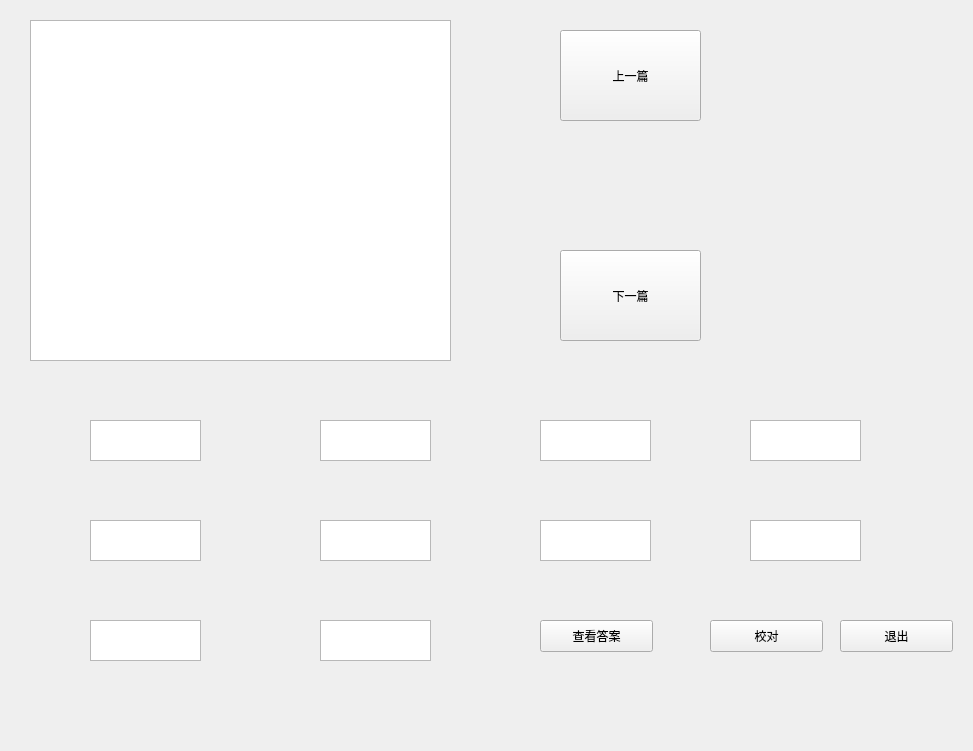
<?xml version="1.0" encoding="UTF-8"?>
<ui version="4.0">
 <class>gram</class>
 <widget class="QWidget" name="gram">
  <property name="geometry">
   <rect>
    <x>0</x>
    <y>0</y>
    <width>973</width>
    <height>751</height>
   </rect>
  </property>
  <property name="windowTitle">
   <string>Form</string>
  </property>
  <widget class="QLabel" name="label2">
   <property name="geometry">
    <rect>
     <x>340</x>
     <y>480</y>
     <width>69</width>
     <height>19</height>
    </rect>
   </property>
   <property name="text">
    <string/>
   </property>
  </widget>
  <widget class="QLabel" name="t4">
   <property name="geometry">
    <rect>
     <x>700</x>
     <y>420</y>
     <width>41</width>
     <height>31</height>
    </rect>
   </property>
   <property name="text">
    <string/>
   </property>
  </widget>
  <widget class="QLabel" name="t5">
   <property name="geometry">
    <rect>
     <x>40</x>
     <y>520</y>
     <width>41</width>
     <height>31</height>
    </rect>
   </property>
   <property name="text">
    <string/>
   </property>
  </widget>
  <widget class="QLabel" name="t9">
   <property name="geometry">
    <rect>
     <x>40</x>
     <y>620</y>
     <width>41</width>
     <height>31</height>
    </rect>
   </property>
   <property name="text">
    <string/>
   </property>
  </widget>
  <widget class="QLabel" name="label5">
   <property name="geometry">
    <rect>
     <x>110</x>
     <y>580</y>
     <width>69</width>
     <height>19</height>
    </rect>
   </property>
   <property name="text">
    <string/>
   </property>
  </widget>
  <widget class="QLabel" name="label7">
   <property name="geometry">
    <rect>
     <x>560</x>
     <y>580</y>
     <width>69</width>
     <height>19</height>
    </rect>
   </property>
   <property name="text">
    <string/>
   </property>
  </widget>
  <widget class="QLabel" name="t1">
   <property name="geometry">
    <rect>
     <x>40</x>
     <y>420</y>
     <width>41</width>
     <height>31</height>
    </rect>
   </property>
   <property name="text">
    <string/>
   </property>
  </widget>
  <widget class="QLabel" name="t2">
   <property name="geometry">
    <rect>
     <x>270</x>
     <y>420</y>
     <width>41</width>
     <height>31</height>
    </rect>
   </property>
   <property name="text">
    <string/>
   </property>
  </widget>
  <widget class="QTextEdit" name="textEdit">
   <property name="geometry">
    <rect>
     <x>90</x>
     <y>420</y>
     <width>111</width>
     <height>41</height>
    </rect>
   </property>
  </widget>
  <widget class="QLabel" name="label10">
   <property name="geometry">
    <rect>
     <x>340</x>
     <y>680</y>
     <width>69</width>
     <height>19</height>
    </rect>
   </property>
   <property name="text">
    <string/>
   </property>
  </widget>
  <widget class="QLabel" name="label9">
   <property name="geometry">
    <rect>
     <x>110</x>
     <y>680</y>
     <width>69</width>
     <height>19</height>
    </rect>
   </property>
   <property name="text">
    <string/>
   </property>
  </widget>
  <widget class="QPushButton" name="xyp">
   <property name="geometry">
    <rect>
     <x>560</x>
     <y>250</y>
     <width>141</width>
     <height>91</height>
    </rect>
   </property>
   <property name="text">
    <string>下一篇</string>
   </property>
  </widget>
  <widget class="QLabel" name="label6">
   <property name="geometry">
    <rect>
     <x>340</x>
     <y>580</y>
     <width>69</width>
     <height>19</height>
    </rect>
   </property>
   <property name="text">
    <string/>
   </property>
  </widget>
  <widget class="QLabel" name="label3">
   <property name="geometry">
    <rect>
     <x>560</x>
     <y>480</y>
     <width>69</width>
     <height>19</height>
    </rect>
   </property>
   <property name="text">
    <string/>
   </property>
  </widget>
  <widget class="QTextEdit" name="textEdit_9">
   <property name="geometry">
    <rect>
     <x>90</x>
     <y>620</y>
     <width>111</width>
     <height>41</height>
    </rect>
   </property>
  </widget>
  <widget class="QLabel" name="t7">
   <property name="geometry">
    <rect>
     <x>490</x>
     <y>520</y>
     <width>41</width>
     <height>31</height>
    </rect>
   </property>
   <property name="text">
    <string/>
   </property>
  </widget>
  <widget class="QTextEdit" name="textEdit_7">
   <property name="geometry">
    <rect>
     <x>540</x>
     <y>520</y>
     <width>111</width>
     <height>41</height>
    </rect>
   </property>
  </widget>
  <widget class="QTextEdit" name="textEdit_10">
   <property name="geometry">
    <rect>
     <x>320</x>
     <y>620</y>
     <width>111</width>
     <height>41</height>
    </rect>
   </property>
  </widget>
  <widget class="QLabel" name="t8">
   <property name="geometry">
    <rect>
     <x>700</x>
     <y>520</y>
     <width>41</width>
     <height>31</height>
    </rect>
   </property>
   <property name="text">
    <string/>
   </property>
  </widget>
  <widget class="QTextEdit" name="textEdit_4">
   <property name="geometry">
    <rect>
     <x>90</x>
     <y>520</y>
     <width>111</width>
     <height>41</height>
    </rect>
   </property>
  </widget>
  <widget class="QTextEdit" name="textEdit_6">
   <property name="geometry">
    <rect>
     <x>750</x>
     <y>420</y>
     <width>111</width>
     <height>41</height>
    </rect>
   </property>
  </widget>
  <widget class="QTextEdit" name="textEdit_8">
   <property name="geometry">
    <rect>
     <x>750</x>
     <y>520</y>
     <width>111</width>
     <height>41</height>
    </rect>
   </property>
  </widget>
  <widget class="QTextEdit" name="textEdit_3">
   <property name="geometry">
    <rect>
     <x>540</x>
     <y>420</y>
     <width>111</width>
     <height>41</height>
    </rect>
   </property>
  </widget>
  <widget class="QTextEdit" name="textEdit_5">
   <property name="geometry">
    <rect>
     <x>320</x>
     <y>520</y>
     <width>111</width>
     <height>41</height>
    </rect>
   </property>
  </widget>
  <widget class="QLabel" name="t10">
   <property name="geometry">
    <rect>
     <x>270</x>
     <y>620</y>
     <width>41</width>
     <height>31</height>
    </rect>
   </property>
   <property name="text">
    <string/>
   </property>
  </widget>
  <widget class="QTextEdit" name="textEdit_2">
   <property name="geometry">
    <rect>
     <x>320</x>
     <y>420</y>
     <width>111</width>
     <height>41</height>
    </rect>
   </property>
  </widget>
  <widget class="QLabel" name="label1">
   <property name="geometry">
    <rect>
     <x>110</x>
     <y>480</y>
     <width>69</width>
     <height>19</height>
    </rect>
   </property>
   <property name="text">
    <string/>
   </property>
  </widget>
  <widget class="QLabel" name="t6">
   <property name="geometry">
    <rect>
     <x>270</x>
     <y>520</y>
     <width>41</width>
     <height>31</height>
    </rect>
   </property>
   <property name="text">
    <string/>
   </property>
  </widget>
  <widget class="QTextBrowser" name="content">
   <property name="geometry">
    <rect>
     <x>30</x>
     <y>20</y>
     <width>421</width>
     <height>341</height>
    </rect>
   </property>
  </widget>
  <widget class="QLabel" name="t3">
   <property name="geometry">
    <rect>
     <x>490</x>
     <y>420</y>
     <width>41</width>
     <height>31</height>
    </rect>
   </property>
   <property name="text">
    <string/>
   </property>
  </widget>
  <widget class="QPushButton" name="syp">
   <property name="geometry">
    <rect>
     <x>560</x>
     <y>30</y>
     <width>141</width>
     <height>91</height>
    </rect>
   </property>
   <property name="text">
    <string>上一篇</string>
   </property>
  </widget>
  <widget class="QLabel" name="label4">
   <property name="geometry">
    <rect>
     <x>770</x>
     <y>480</y>
     <width>69</width>
     <height>19</height>
    </rect>
   </property>
   <property name="text">
    <string/>
   </property>
  </widget>
  <widget class="QLabel" name="label8">
   <property name="geometry">
    <rect>
     <x>770</x>
     <y>580</y>
     <width>69</width>
     <height>19</height>
    </rect>
   </property>
   <property name="text">
    <string/>
   </property>
  </widget>
  <widget class="QPushButton" name="exit">
   <property name="geometry">
    <rect>
     <x>840</x>
     <y>620</y>
     <width>113</width>
     <height>32</height>
    </rect>
   </property>
   <property name="text">
    <string>退出</string>
   </property>
  </widget>
  <widget class="QPushButton" name="jd">
   <property name="geometry">
    <rect>
     <x>710</x>
     <y>620</y>
     <width>113</width>
     <height>32</height>
    </rect>
   </property>
   <property name="text">
    <string>校对</string>
   </property>
  </widget>
  <widget class="QPushButton" name="ckda">
   <property name="geometry">
    <rect>
     <x>540</x>
     <y>620</y>
     <width>113</width>
     <height>32</height>
    </rect>
   </property>
   <property name="text">
    <string>查看答案</string>
   </property>
  </widget>
 </widget>
 <resources/>
 <connections/>
</ui>
